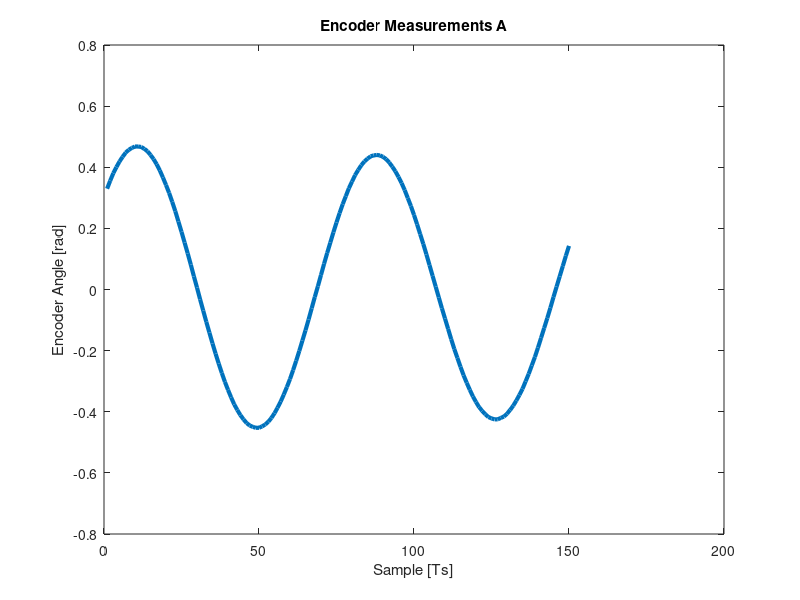
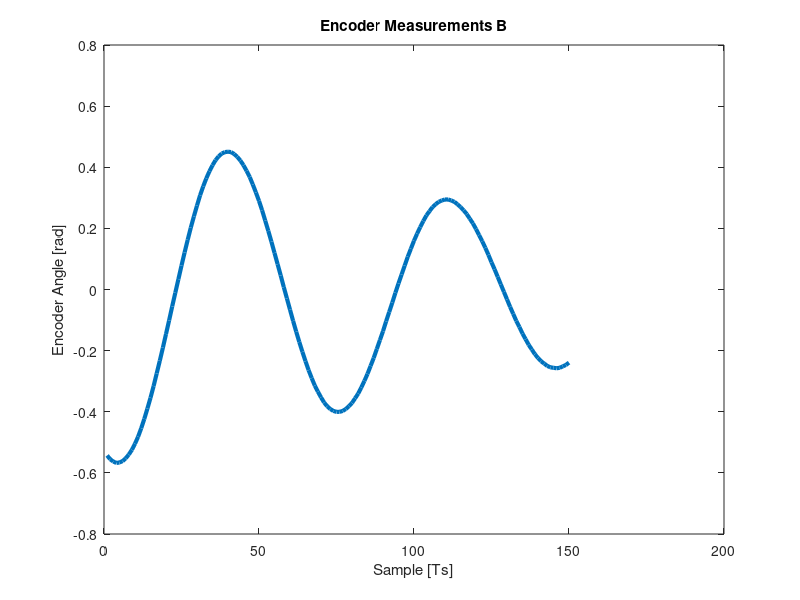

MATLAB code to generate these figures, in order: (Note: this script raises an error after producing the figures.)
close all;
clc;
clear;

encoder_a = load('encoder_a.mat');
encoder_b = load('encoder_b.mat');

% Generate time vector (cut off first section)
cut_off = 250;
N = size(encoder_a.encoder);
t = 0.01*(1:N-cut_off);

% Extract encoder data wanted

encoder_extract_a = encoder_a.encoder(1+cut_off:N);
encoder_extract_b = encoder_b.encoder(1+cut_off:N);

figure;
grid on;
plot(encoder_extract_a, 'LineWidth',3)
xlabel('Sample [Ts]')
ylabel('Encoder Angle [rad]')
title('Encoder Measurements A')

figure;
grid on;
plot(encoder_extract_b, 'LineWidth',3)
xlabel('Sample [Ts]')
ylabel('Encoder Angle [rad]')
title('Encoder Measurements B')

%% Run optimisation
params0 = [0.131;0.069;0.00728437;0.01;encoder_extract_a(1,:);encoder_extract_b(1,:);0.01;0.01;0.01];
% Define optimisati on cost
constraint = @(params) nonlcon(params);
options = optimset('TolFun', 1e-6, 'TolCon', 1e-6);
cost = @(params) norm(vertcat(encoder_extract_a,encoder_extract_b) - pendSim(t,params,encoder_extract_a,encoder_extract_b));
% Run optimisation to find model parameters
[params_opt] = fmincon(cost,params0,[],[],[],[],[],[],constraint,options);
% Get our estimate angle
[recovered_theta] = pendSim(t,params_opt,encoder_extract_a,encoder_extract_b);


%% Plot
N = size(t,2);
figure;
subplot(2,1,1)
plot(t, encoder_extract_a,'LineWidth',4);
hold on;
plot(t, recovered_theta(1:N),'--','LineWidth',4);
legend({'Encoder [rad]','Recovered Angle [rad]'})
xlabel('time [s]');
ylabel('Angle [rad]');
title('Swing Test A')

subplot(2,1,2)
plot(t, encoder_extract_b,'LineWidth',4);
hold on;
plot(t, recovered_theta(N+1:end),'--','LineWidth',4);
legend({'Encoder [rad]','Recovered Angle [rad]'})
xlabel('time [s]');
ylabel('Angle [rad]');
title('Swing Test B')

disp('Estimated CoM from point A: ')
disp(params_opt(1))
disp('Estimated CoM from point B: ')
disp(params_opt(2))
disp('Estimated Inertia: ')
disp(params_opt(3))
disp('Estimated initial dtheta for point A: ')
disp(params_opt(5))
disp('Estimated initial dtheta for point B: ')
disp(params_opt(6))


%% Functions
function [theta] = pendSim(t_sim,params,encoder_extract_a,encoder_extract_b)
    % Unpack parameters
    la = params(1);
    lb = params(2);
    J = params(3);
    d_t_a = params(4);
    
    theta0_a = params(5);
    theta0_b = params(6);
    
    dtheta0_a = params(7);
    dtheta0_b = params(8);
    d_t_b = params(9);
    
    % Define known parameters
    mp = 0.3424;
    g = 9.81;
    % Define pendulum ODE's. x = (dtheta, theta)
    Ia = mp*la^2+J;
    Ib = mp*lb^2+J;
    ddtheta_a = @(x) -(d_t_a*x(1))/Ia - (mp*g*la*sin(x(2)))/Ia;
    ddtheta_b = @(x) -(d_t_b*x(1))/Ib - (mp*g*lb*sin(x(2)))/Ib;
    dtheta = @(x) x(1);
    
    dx_a = @(t,x) [ddtheta_a(x); dtheta(x)];
    dx_b = @(t,x) [ddtheta_b(x); dtheta(x)];
    % Define simulation initial conditionas and run simulation
    initial_a = [dtheta0_a, theta0_a]';
    initial_b = [dtheta0_b, theta0_b]';
    % Run simulation
    [~,x_a] = ode45(dx_a,t_sim,initial_a);
    [~,x_b] = ode45(dx_b,t_sim,initial_b);
    % Return simulated angles
    theta = vertcat(x_a(:,2),x_b(:,2));

end